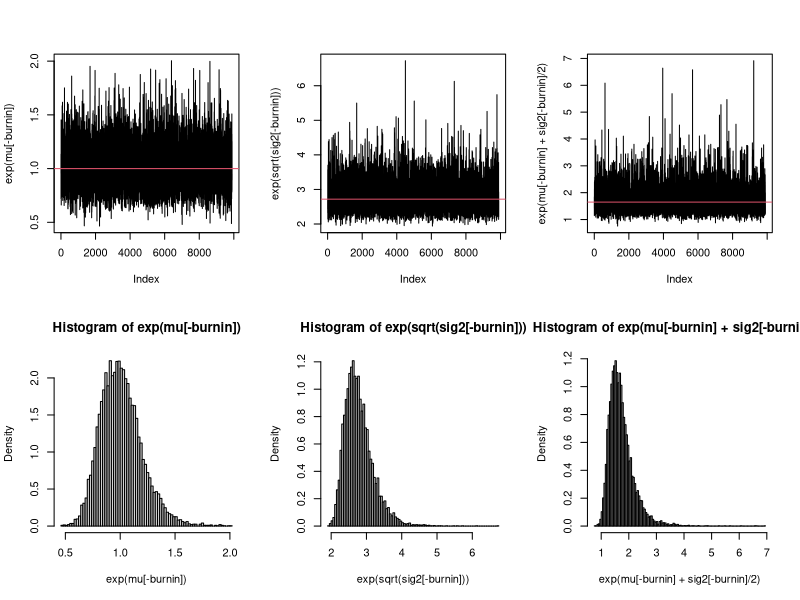

Write R code to recreate this figure.
rm(list=ls())
############
#Get Data
############
set.seed(525)
mu.true=0; sig2.true=1
n=30; Y=rnorm(n,mu.true,sqrt(sig2.true))

############
#Set up priors
############
theta=0; tau2=100000 #proper, but not very informative prior for mu
a=0.001; b=0.001  #common noninformative prior for sig2

############
#Initialize Gibbs Sampler
############
nits=10000
mu=sig2=rep(NA,nits)
mu[1]=10000 #mean(Y)    #seems like logical initial values      
sig2[1]=200 #var(Y)

#############
#Gibbs Sampler
#############
for(it in 2:nits){
  #########
  #update mu
  ########
  mumean=(tau2*mean(Y) + sig2[it-1]/n * theta)/(tau2 + sig2[it-1]/n)
  muvar =(tau2 * sig2[it-1]/n) / (tau2 + sig2[it-1]/n)
  mu[it]=rnorm(1,mumean,sqrt(muvar))

  #########
  #update sig2
  #########
  sig2[it]=1/rgamma(1,n/2+a,sum( (Y-mu[it])^2 )/2 + b)
}

burnin=1:100

par(mfrow=c(2,3))
plot(exp(mu[-burnin]),type='l'); abline(h=exp(mu.true),col=2)
plot(exp(sqrt(sig2[-burnin])),type='l'); abline(h=exp(sqrt(sig2.true)),col=2)
plot(exp(mu[-burnin]+sig2[-burnin]/2),type='l'); abline(h=exp(mu.true+sig2.true/2),col=2)
hist(exp(mu[-burnin]),breaks=100,freq=FALSE)
hist(exp(sqrt(sig2[-burnin])),breaks=100,freq=FALSE)
hist(exp(mu[-burnin]+sig2[-burnin]/2),breaks=100,freq=FALSE)